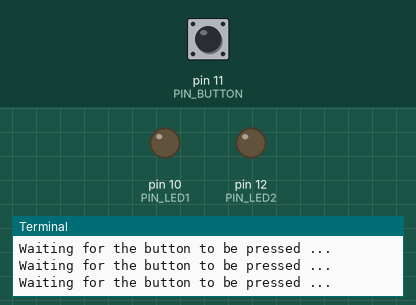
This program was run on a simulated Raspberry Pi (header pin numbers). On the bench: output pins drawn as LEDs (lit = HIGH), the last lines printed to the terminal. Dashed ring = blinking. The inputs (shaded band) are chosen by the test bench; at power-on: pin 11 (PIN_BUTTON) HIGH. At 6.3 s the program stops and its outputs stay as they are.

Above: at 1.2 s.
1.3 s: pin 11 (PIN_BUTTON) pulled LOW for 0.15 s
At 1.43 s:
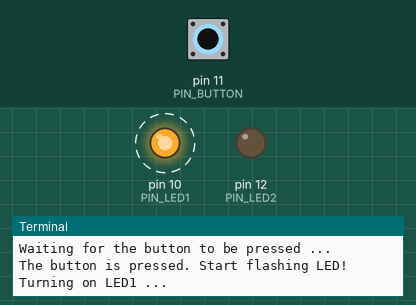
At 1.93 s:
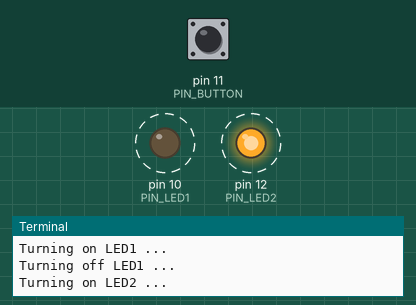
Timing chart, 0 to 7.6 s (numbered marks = the images above; inputs shaded):
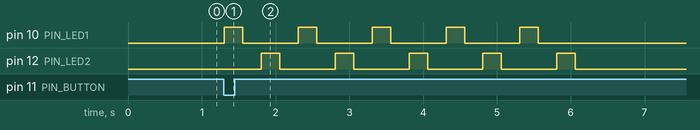

Measured:
- after the input at 1.3 s, pin 10 (PIN_LED1): alternates HIGH for 0.25 s and LOW for 0.75 s, 10 changes in all, then stays LOW, starting at once; pin 12 (PIN_LED2): alternates HIGH for 0.25 s and LOW for 0.75 s, 10 changes in all, then stays LOW, starting after 0.51 s

The program:

gpio_example.py
```python
import RPi.GPIO as GPIO
import time
from datetime import datetime

# Determine the pin numbering schemes: GPIO.BOARD or GPIO.BCM
GPIO.setmode(GPIO.BOARD)

# Define the pin of the hardware
PIN_LED1 = 10
PIN_LED2 = 12
PIN_BUTTON = 11

# Setup pin mode
GPIO.setup(PIN_LED1, GPIO.OUT)
GPIO.setup(PIN_LED2, GPIO.OUT)
GPIO.setup(PIN_BUTTON, GPIO.IN, pull_up_down=GPIO.PUD_UP)

# Wait until the button is pressed. Then, start blinking the LEDs alternately.
while(1):
    time.sleep(0.1)
    isButtonReleased = GPIO.input(PIN_BUTTON)

    if not(isButtonReleased):
        print("The button is pressed. Start flashing LED! ")
        # Blink LED alternately
        for i in range(5):
            print('Turning on LED1 ...')
            GPIO.output(PIN_LED1, GPIO.HIGH)
            time.sleep(0.25)

            print('Turning off LED1 ...')
            GPIO.output(PIN_LED1, GPIO.LOW)
            time.sleep(0.25)

            print('Turning on LED2 ...')
            GPIO.output(PIN_LED2, GPIO.HIGH)
            time.sleep(0.25)

            print('Turning off LED2 ...')
            GPIO.output(PIN_LED2, GPIO.LOW)
            time.sleep(0.25)
        break
    else:
        print("Waiting for the button to be pressed ...")

# Clean up
print('Cleaning up GPIO ...')
GPIO.cleanup()
```
